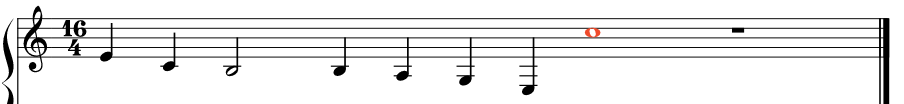
#> input picture assets/dataset1.png, 904 x 104 px
$ python -i sheet_music.py   (imports and definitions only)   (older library calls are emulated)
#> lines starting #> are read from the running program, lines starting #| are printed output that depends on the picture; after the words box and inside, x2 and y2 are one past the last pixel; in counts of white or black regions, pixels touching at a corner belong together
import imageio
import numpy as np
import matplotlib.pyplot as plt
import matplotlib.patches as patches
import cv2
import sys

class Sheet_music():
    def __init__(self, pic):
        self.pic = pic
        self.bboxes = []
        self.lines_coord = []
        self.segmentate()

    def get_bboxes(self):
        return self.bboxes

    def get_lines_coord(self):
        return self.lines_coord

    def get_binarized(self):
        return self.binarized

    #for getting the lines
    def kernel_horizontal(self, bin_im):
        bin_cpy = np.copy(bin_im)
        rows = bin_cpy.shape[1]
        size = rows//20
        horizontal = cv2.getStructuringElement(cv2.MORPH_RECT, (size, 1))
        bin_cpy = cv2.erode(bin_cpy, horizontal)
        bin_cpy = cv2.dilate(bin_cpy, horizontal)

        return bin_cpy

    def conv2d_image(self, f, w):
        N, M = f.shape[0:2]
        n, m = w.shape[0:2]
        w_flip = np.flip(np.flip(w, 0), 1)
        a = n//2  # floor of n/2
        b = m//2  # floor of m/2
        g = np.zeros(f.shape, dtype=np.float)
        for x in range(a, N-a):
            for y in range(b, M-b):
                region_f = f[x-a:x+(a+1), y-b:y+(b+1)]
                g[x][y] = np.sum(np.multiply(region_f.astype(np.float), w_flip.astype(np.float)))
        return g

    #Otsu's binarization
    def otsu_threshold(self, im):
        # Compute histogram and probabilities of each intensity level
        pixel_counts = [np.sum(im == i) for i in range(256)]
        n, m = im.shape[0:2]
        # Initialization
        s_max = (0,0)

        for threshold in range(256):

            # update
            w_0 = sum(pixel_counts[:threshold])
            w_1 = sum(pixel_counts[threshold:])

            mu_0 = sum([i * pixel_counts[i] for i in range(0,threshold)])\
                            / w_0 if w_0 > 0 else 0
            mu_1 = sum([i * pixel_counts[i] for i in range(threshold, 256)])\
                            / w_1 if w_1 > 0 else 0

            # calculate - inter class variance
            s = w_0 * w_1 * (mu_0 - mu_1) ** 2

            if s > s_max[1]:
                s_max = (threshold, s)
        return s_max[0]

    def threshold(self, pic, threshold):
        return ((pic < threshold) * 255).astype('uint8')

    def distance(self, a, b):
        return np.abs(a-b)

    def find_lines_height(self, img, thresh):
        lines_found_heights = []
        x,y = img.shape
        search_y = y//2
        inside_line = False

        for temp_x in range(x):
            if img[temp_x, search_y] > thresh: #were are in a white pixel
                print("Pixel {} is above thresh.".format((temp_x, search_y)))
                if not inside_line:
                    lines_found_heights.append(temp_x)
                inside_line = True
            else:
                inside_line = False

        return lines_found_heights


    def region_growing_average(self, img, img_t, tolerance, seed, region_n):
        x = seed[0]; y = seed[1]
        img_t[x, y] = region_n
        avg = np.mean(img[np.where(img_t==region_n)])

        # check matrix border and conquering criterion for the 4-neigbourhood
        if (y+1 < img.shape[1] and img_t[x,y+1] == 0 and self.distance(avg, img[x, y+1]) <= tolerance):
            self.region_growing_average(img, img_t, tolerance, [x, y+1], region_n)

        if (y-1 >= 0 and img_t[x,y-1] == 0  and self.distance(avg, img[x, y-1]) <= tolerance):
            self.region_growing_average(img, img_t, tolerance, [x, y-1], region_n)

        if (x+1 < img.shape[0] and img_t[x+1,y] == 0  and self.distance(avg, img[x+1, y]) <= tolerance):
            self.region_growing_average(img, img_t, tolerance, [x+1, y], region_n)

        if (x-1 >= 0 and img_t[x-1,y] == 0  and self.distance(avg, img[x-1, y]) <= tolerance):
            self.region_growing_average(img, img_t, tolerance, [x-1, y], region_n)

    def do_segmentation(self, image, thresh):
        segment_matrix = np.zeros(image.shape)
        region_counter = 1

        #Will check if region is above some treshold

        qty_pixels = image.shape[0]*image.shape[1]
        pixel_count = 0
        for x in range(image.shape[0]):
            for y in range(image.shape[1]):
                pixel_count = pixel_count + 1
                progress = int(pixel_count*100/qty_pixels)
                sys.stdout.write("Segmentation [%s%s] %.2f%%\r" % ("#"*progress, "."*(100-progress), (pixel_count*100/qty_pixels)))
                pixel_val = image[x, y]
                if segment_matrix[x, y] == 0 and pixel_val >= thresh: #in case not assigned yet
                    #print("Pixel {} above threshold".format((x,y)))
                    self.region_growing_average(image, segment_matrix, 10, (x, y), region_counter)
                    region_counter += 1
                    #print("X: {} Y: {} Region: {}".format(x,y,region_counter))
        #print("Segmented regions: {}".format(region_counter))
        print()
        return segment_matrix

    def get_bounding_rectangle(self, segment_matrix, segment_number):
        segment_indexes = np.where(segment_matrix == segment_number)
        max_x = segment_indexes[0].max()
        min_x = segment_indexes[0].min()
        max_y = segment_indexes[1].max()
        min_y = segment_indexes[1].min()
        return (min_x, max_x, min_y, max_y)

    def segmentate(self):
        pic = self.pic
        gray = lambda rgb : np.dot(rgb[... , :3] , [0.21 , 0.72, 0.07])

        # [5 lines of commented-out code are left out]
        bin_img = self.threshold(gray(pic), self.otsu_threshold(pic))
        self.binarized = bin_img

        #---------- Remove lines ----------#
        lines = self.kernel_horizontal(bin_img)
        self.lines_coord = self.find_lines_height(lines, self.otsu_threshold(pic))
        bin_img[lines == 255] = 0
        # [6 lines of commented-out code are left out]
        kernel = np.ones((3,1),np.uint8)
        closing = cv2.morphologyEx(bin_img, cv2.MORPH_CLOSE, kernel)
        # [7 lines of commented-out code are left out]
        segmented_notes = self.do_segmentation(closing, self.otsu_threshold(pic))

        mask = np.zeros(segmented_notes.shape)
        mask[segmented_notes > 0] = 1

        #---------- Dilate masks ----------#
        #kernel_dilate = np.ones((3,3),np.uint8)
        #dilated_mask = cv2.dilate(mask, kernel_dilate)

        plt.figure(figsize=(10,2))
        plt.subplot(121)
        plt.title("Original image")
        plt.imshow(pic, cmap='gray')
        plt.axis('off')

        plt.subplot(122)
        plt.title("Dilated mask")
        plt.imshow(closing, cmap='gray')
        plt.axis('off')

        # Reading an image in default mode
        for count, region in enumerate(np.unique(segmented_notes)):
            ranges = self.get_bounding_rectangle(segmented_notes, region)
            #print("Reg. {} Ranges are {}".format(region, ranges))
            temp = np.copy(closing)
            img = temp[ranges[0]:ranges[1],ranges[2]:ranges[3]]
            self.bboxes.append(ranges)


            # [30 lines of commented-out code are left out]

        print("Found %d bboxes"%(len(self.bboxes)))

        plt.show()
        return self.bboxes

#sm = Sheet_music("../assets/dataset4.png")

>>> import cv2
>>> picture = cv2.imread('../assets/dataset1.png')
#> picture is the input picture: shape (104, 904, 3); mean B, G, R 235.6, 235.6, 235.7
>>> result = Sheet_music(picture).segmentate()
#> in otsu_threshold, `pixel_counts = [np.sum(im == i) for i in range(256)]`: pixel_counts = 256 values, max 247053 at index 255, min 0 at index 25, mean 1101.8
#> the loop in otsu_threshold, `for threshold in range(256):` made 256 passes
#> (w_0, w_1, mu_0, mu_1, s_max) on passes 2 to 13: (5604, 276444, 0, 240.4, (1, 8.95e+13)), (5616, 276432, 0.00214, 240.4, (2, 8.97e+13)), (5628, 276420, 0.0064, 240.4, (3, 8.99e+13)), (5643, 276405, 0.0144, 240.4, (4, 9.02e+13)), (5670, 276378, 0.0333, 240.5, (5, 9.06e+13)), (5682, 276366, 0.0438, 240.5, (6, 9.08e+13)), (5778, 276270, 0.143, 240.6, (7, 9.23e+13)), (5808, 276240, 0.178, 240.6, (8, 9.27e+13)), (5817, 276231, 0.19, 240.6, (9, 9.29e+13)), (5838, 276210, 0.222, 240.6, (10, 9.32e+13)), (8325, 273723, 3.14, 242.7, (11, 1.31e+14)), (8331, 273717, 3.15, 242.7, (12, 1.31e+14))
#> (w_0, w_1, mu_0, mu_1, s) on passes 1, 27, 29, 32, 48, 57: (0, 282048, 0, 235.6, 0), (8817, 273231, 3.84, 243.1, 1.38e+14), (8826, 273222, 3.86, 243.1, 1.38e+14), (8847, 273201, 3.92, 243.1, 1.38e+14), (9277, 272771, 5.37, 243.5, 1.43e+14), (12732, 269316, 17.52, 245.9, 1.79e+14)
#> after the loop in otsu_threshold, `for threshold in range(256):`: s_max = (158, 2.36e+14)
#> in threshold, `return ((pic < threshold) * 255).astype('uint8')`:
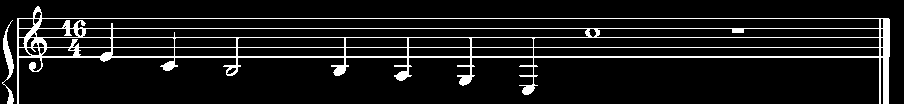
#> returned value: shape (104, 904); 9% white in thin lines or dots
#> in kernel_horizontal, `bin_cpy = cv2.erode(bin_cpy, horizontal)`: bin_cpy: shape (104, 904); 5.3% white in thin lines or dots, all inside (x1, y1, x2, y2) = (39, 18, 868, 58)
#> in kernel_horizontal, `bin_cpy = cv2.dilate(bin_cpy, horizontal)`:
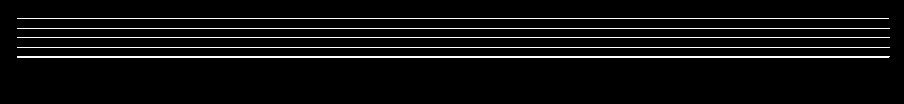
#> bin_cpy: shape (104, 904); 5.6% white in thin lines or dots, all inside (x1, y1, x2, y2) = (17, 18, 890, 58)
#> the loop in otsu_threshold (call 2), `for threshold in range(256):` made 256 passes
#> in segmentate, `bin_img[lines == 255] = 0`:
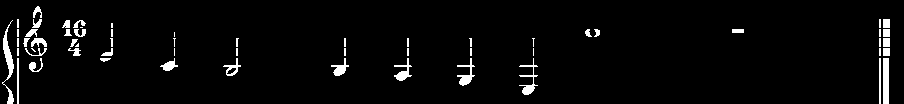
#> bin_img: shape (104, 904); 3.4% white; 59 white regions (27 under 20 px), largest, box (x1, y1, x2, y2) and area: (2, 20, 14, 104) 335, (883, 58, 889, 104) 276, (519, 58, 538, 95) 204
#> in segmentate, `closing = cv2.morphologyEx(bin_img, cv2.MORPH_CLOSE, kernel)`:
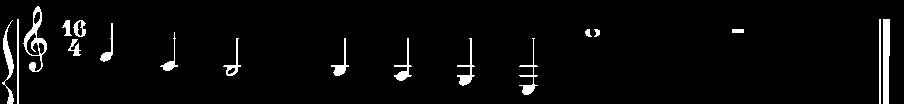
#> closing: shape (104, 904); 3.6% white; 18 white regions, largest, box (x1, y1, x2, y2) and area: (883, 19, 890, 104) 547, (23, 6, 47, 72) 477, (2, 20, 14, 104) 338
#> in do_segmentation, `segment_matrix = np.zeros(image.shape)`: segment_matrix: shape (104, 904) float64; every value is 0
#> in segmentate, `segmented_notes = self.do_segmentation(closing, self.otsu_threshold(pi..`:
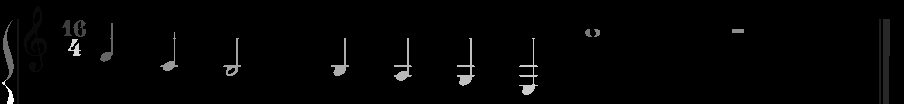
#> segmented_notes: shape (104, 904) float64; min 0, max 25, mean 0.4; drawn with min black and max white
#> the loop in segmentate, `for count, region in enumerate(np.unique(segmented_notes)):` made 26 passes
#> pass 1, in segmentate, `img = temp[ranges[0]:ranges[1],ranges[2]:ranges[3]]`:
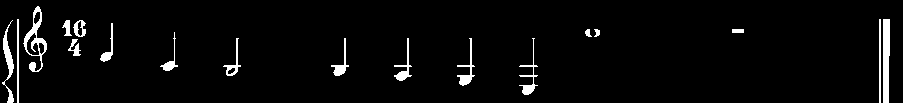
#> img: shape (103, 903); 3.7% white; 18 white regions, largest, box (x1, y1, x2, y2) and area: (883, 19, 890, 103) 541, (23, 6, 47, 72) 477, (2, 20, 14, 103) 332
#> pass 2, in segmentate, `img = temp[ranges[0]:ranges[1],ranges[2]:ranges[3]]`:
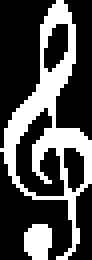
#> img: shape (65, 23) (shown 4 times larger); 31% white; 2 white regions, box (x1, y1, x2, y2) and area: (0, 0, 23, 65) 410, (6, 56, 13, 65) 53
#> the loop in segmentate (call 2), `for count, region in enumerate(np.unique(segmented_notes)):` made 26 passes

$ run again, on assets/dataset3.png
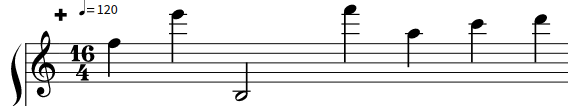
#> input picture assets/dataset3.png, 568 x 106 px
#> picture is the input picture: shape (106, 568, 3); mean B, G, R 233.9, 233.9, 233.9
#> pixel_counts = 256 values, max 156423 at index 255, min 0 at index 7, mean 705.6
#> the loop in otsu_threshold, `for threshold in range(256):` made 256 passes
#> (w_0, w_1, mu_0, mu_1, s_max) on passes 2, 3, 4, 5, 6, 7, 8, 10: (4541, 176083, 0, 240, (1, 4.6e+13)), (4544, 176080, 0.00066, 240, (2, 4.61e+13)), (4547, 176077, 0.00198, 240, (3, 4.61e+13)), (4565, 176059, 0.0138, 240, (4, 4.63e+13)), (4584, 176040, 0.0303, 240, (5, 4.65e+13)), (4596, 176028, 0.0433, 240, (6, 4.66e+13)), (4605, 176019, 0.0549, 240.1, (7, 4.67e+13)), (4623, 176001, 0.0859, 240.1, (9, 4.69e+13))
#> after the loop in otsu_threshold, `for threshold in range(256):`: s_max = (157, 1.06e+14)
#> in threshold, `return ((pic < threshold) * 255).astype('uint8')`:
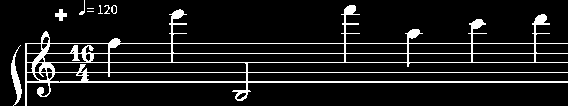
#> returned value: shape (106, 568); 9.7% white in thin lines or dots
#> the loop in otsu_threshold (call 2), `for threshold in range(256):` made 256 passes
#> bin_img: shape (106, 568); 4.3% white; 50 white regions (23 under 20 px), largest, box (x1, y1, x2, y2) and area: (11, 45, 22, 106) 254, (341, 5, 360, 43) 212, (169, 9, 187, 43) 197
#> closing: shape (106, 568); 4.6% white; 20 white regions (2 under 20 px), largest, box (x1, y1, x2, y2) and area: (31, 31, 55, 97) 477, (11, 45, 22, 106) 256, (341, 5, 360, 62) 253
#> segment_matrix: shape (106, 568) float64; every value is 0
#> the loop in segmentate, `for count, region in enumerate(np.unique(segmented_notes)):` made 26 passes
#> pass 1, in segmentate, `img = temp[ranges[0]:ranges[1],ranges[2]:ranges[3]]`:
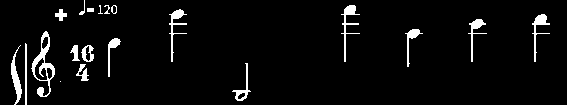
#> img: shape (105, 567); 4.6% white; 20 white regions (2 under 20 px), largest, box (x1, y1, x2, y2) and area: (31, 31, 55, 97) 477, (341, 5, 360, 62) 253, (11, 45, 22, 105) 253
#> the loop in segmentate (call 2), `for count, region in enumerate(np.unique(segmented_notes)):` made 26 passes

$ run again, on assets/dataset4.png
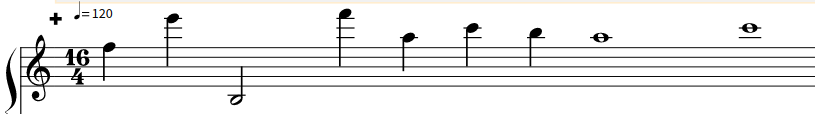
#> input picture assets/dataset4.png, 815 x 114 px
#> picture is the input picture: shape (114, 815, 3); mean B, G, R 236.6, 237, 237.3
#> pixel_counts = 256 values, max 239307 at index 255, min 0 at index 7, mean 1088.8
#> the loop in otsu_threshold, `for threshold in range(256):` made 256 passes
#> (w_0, w_1, mu_0, mu_1, s_max) on passes 2, 3, 4, 5, 6, 7, 8, 10: (4931, 273799, 0, 241.2, (1, 7.86e+13)), (4934, 273796, 0.000608, 241.2, (2, 7.86e+13)), (4937, 273793, 0.00182, 241.2, (3, 7.87e+13)), (4955, 273775, 0.0127, 241.3, (4, 7.9e+13)), (4974, 273756, 0.0279, 241.3, (5, 7.93e+13)), (4986, 273744, 0.0399, 241.3, (6, 7.94e+13)), (4995, 273735, 0.0507, 241.3, (7, 7.96e+13)), (5013, 273717, 0.0792, 241.3, (9, 7.99e+13))
#> after the loop in otsu_threshold, `for threshold in range(256):`: s_max = (158, 2.07e+14)
#> in threshold, `return ((pic < threshold) * 255).astype('uint8')`:
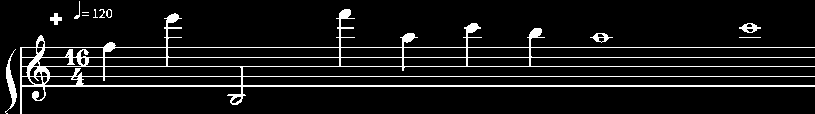
#> returned value: shape (114, 815); 8.1% white in thin lines or dots
#> the loop in otsu_threshold (call 2), `for threshold in range(256):` made 256 passes
#> bin_img: shape (114, 815); 3% white; 52 white regions (22 under 20 px), largest, box (x1, y1, x2, y2) and area: (5, 49, 17, 114) 260, (336, 9, 355, 47) 212, (164, 13, 182, 47) 197
#> closing: shape (114, 815); 3.2% white; 22 white regions (1 under 20 px), largest, box (x1, y1, x2, y2) and area: (26, 35, 50, 101) 477, (5, 49, 17, 114) 264, (336, 9, 355, 66) 253
#> segment_matrix: shape (114, 815) float64; every value is 0
#> the loop in segmentate, `for count, region in enumerate(np.unique(segmented_notes)):` made 31 passes
#> pass 1, in segmentate, `img = temp[ranges[0]:ranges[1],ranges[2]:ranges[3]]`:
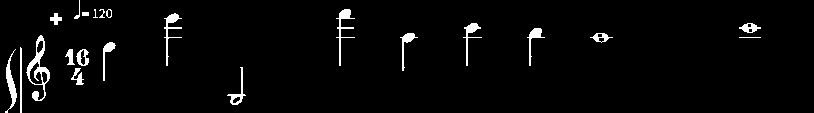
#> img: shape (113, 814); 3.2% white; 22 white regions (1 under 20 px), largest, box (x1, y1, x2, y2) and area: (26, 35, 50, 101) 477, (5, 49, 17, 113) 261, (336, 9, 355, 66) 253
#> the loop in segmentate (call 2), `for count, region in enumerate(np.unique(segmented_notes)):` made 31 passes
